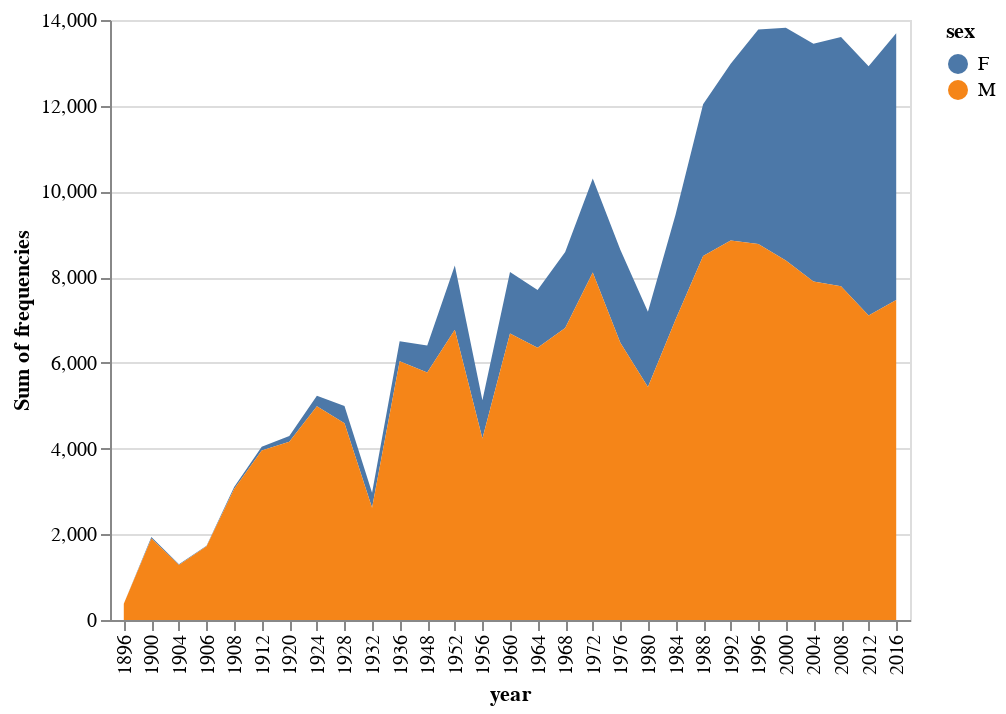

The notebook cell saved with this chart:
### Code cell
alt.Chart(female_dcast_tidy_df).mark_area().encode(
    x="year:N",
    y="sum(frequencies):Q",
    color="sex:N",
    tooltip=['year','female_percent:Q']
)

### Figure 1 — Vega-Lite specification as saved in the notebook (floating-point values rounded to 4 significant figures)
{"$schema": "https://vega.github.io/schema/vega-lite/v3.4.0.json", "config": {"mark": {"tooltip": null}, "view": {"height": 300, "width": 400}}, "data": {"name": "data-cf9ace0ae9bfdb6b38a0ded76d58288d"}, "datasets": {"data-cf9ace0ae9bfdb6b38a0ded76d58288d": [{"all": 380, "f_prct": 0, "female_percent": 0, "frequencies": 0, "sex": "F", "year": 1896}, {"all": 1936, "f_prct": 0.01705, "female_percent": 1.7, "frequencies": 33, "sex": "F", "year": 1900}, {"all": 1301, "f_prct": 0.0123, "female_percent": 1.2, "frequencies": 16, "sex": "F", "year": 1904}, {"all": 1733, "f_prct": 0.006347, "female_percent": 0.6, "frequencies": 11, "sex": "F", "year": 1906}, {"all": 3101, "f_prct": 0.01516, "female_percent": 1.5, "frequencies": 47, "sex": "F", "year": 1908}, {"all": 4040, "f_prct": 0.02153, "female_percent": 2.2, "frequencies": 87, "sex": "F", "year": 1912}, {"all": 4292, "f_prct": 0.03122, "female_percent": 3.1, "frequencies": 134, "sex": "F", "year": 1920}, {"all": 5233, "f_prct": 0.04663, "female_percent": 4.7, "frequencies": 244, "sex": "F", "year": 1924}, {"all": 4992, "f_prct": 0.08093, "female_percent": 8.1, "frequencies": 404, "sex": "F", "year": 1928}, {"all": 2969, "f_prct": 0.1169, "female_percent": 11.7, "frequencies": 347, "sex": "F", "year": 1932}, {"all": 6506, "f_prct": 0.07193, "female_percent": 7.2, "frequencies": 468, "sex": "F", "year": 1936}, {"all": 6405, "f_prct": 0.09805, "female_percent": 9.8, "frequencies": 628, "sex": "F", "year": 1948}, {"all": 8270, "f_prct": 0.181, "female_percent": 18.1, "frequencies": 1497, "sex": "F", "year": 1952}, {"all": 5127, "f_prct": 0.1742, "female_percent": 17.4, "frequencies": 893, "sex": "F", "year": 1956}, {"all": 8119, "f_prct": 0.1767, "female_percent": 17.7, "frequencies": 1435, "sex": "F", "year": 1960}, {"all": 7702, "f_prct": 0.175, "female_percent": 17.5, "frequencies": 1348, "sex": "F", "year": 1964}, {"all": 8588, "f_prct": 0.2069, "female_percent": 20.7, "frequencies": 1777, "sex": "F", "year": 1968}, {"all": 10304, "f_prct": 0.2128, "female_percent": 21.3, "frequencies": 2193, "sex": "F", "year": 1972}, {"all": 8641, "f_prct": 0.2514, "female_percent": 25.1, "frequencies": 2172, "sex": "F", "year": 1976}, {"all": 7191, "f_prct": 0.2442, "female_percent": 24.4, "frequencies": 1756, "sex": "F", "year": 1980}, {"all": 9454, "f_prct": 0.2588, "female_percent": 25.9, "frequencies": 2447, "sex": "F", "year": 1984}, {"all": 12037, "f_prct": 0.2943, "female_percent": 29.4, "frequencies": 3543, "sex": "F", "year": 1988}, {"all": 12977, "f_prct": 0.3178, "female_percent": 31.8, "frequencies": 4124, "sex": "F", "year": 1992}, {"all": 13780, "f_prct": 0.3634, "female_percent": 36.3, "frequencies": 5008, "sex": "F", "year": 1996}, {"all": 13821, "f_prct": 0.393, "female_percent": 39.3, "frequencies": 5431, "sex": "F", "year": 2000}, {"all": 13443, "f_prct": 0.4126, "female_percent": 41.3, "frequencies": 5546, "sex": "F", "year": 2004}, {"all": 13602, "f_prct": 0.4276, "female_percent": 42.8, "frequencies": 5816, "sex": "F", "year": 2008}, {"all": 12920, "f_prct": 0.4501, "female_percent": 45, "frequencies": 5815, "sex": "F", "year": 2012}, {"all": 13688, "f_prct": 0.4546, "female_percent": 45.5, "frequencies": 6223, "sex": "F", "year": 2016}, {"all": 380, "f_prct": 0, "female_percent": 0, "frequencies": 380, "sex": "M", "year": 1896}, {"all": 1936, "f_prct": 0.01705, "female_percent": 1.7, "frequencies": 1903, "sex": "M", "year": 1900}, {"all": 1301, "f_prct": 0.0123, "female_percent": 1.2, "frequencies": 1285, "sex": "M", "year": 1904}, {"all": 1733, "f_prct": 0.006347, "female_percent": 0.6, "frequencies": 1722, "sex": "M", "year": 1906}, {"all": 3101, "f_prct": 0.01516, "female_percent": 1.5, "frequencies": 3054, "sex": "M", "year": 1908}, {"all": 4040, "f_prct": 0.02153, "female_percent": 2.2, "frequencies": 3953, "sex": "M", "year": 1912}, {"all": 4292, "f_prct": 0.03122, "female_percent": 3.1, "frequencies": 4158, "sex": "M", "year": 1920}, {"all": 5233, "f_prct": 0.04663, "female_percent": 4.7, "frequencies": 4989, "sex": "M", "year": 1924}, {"all": 4992, "f_prct": 0.08093, "female_percent": 8.1, "frequencies": 4588, "sex": "M", "year": 1928}, {"all": 2969, "f_prct": 0.1169, "female_percent": 11.7, "frequencies": 2622, "sex": "M", "year": 1932}, {"all": 6506, "f_prct": 0.07193, "female_percent": 7.2, "frequencies": 6038, "sex": "M", "year": 1936}, {"all": 6405, "f_prct": 0.09805, "female_percent": 9.8, "frequencies": 5777, "sex": "M", "year": 1948}, {"all": 8270, "f_prct": 0.181, "female_percent": 18.1, "frequencies": 6773, "sex": "M", "year": 1952}, {"all": 5127, "f_prct": 0.1742, "female_percent": 17.4, "frequencies": 4234, "sex": "M", "year": 1956}, {"all": 8119, "f_prct": 0.1767, "female_percent": 17.7, "frequencies": 6684, "sex": "M", "year": 1960}, {"all": 7702, "f_prct": 0.175, "female_percent": 17.5, "frequencies": 6354, "sex": "M", "year": 1964}, {"all": 8588, "f_prct": 0.2069, "female_percent": 20.7, "frequencies": 6811, "sex": "M", "year": 1968}, {"all": 10304, "f_prct": 0.2128, "female_percent": 21.3, "frequencies": 8111, "sex": "M", "year": 1972}, {"all": 8641, "f_prct": 0.2514, "female_percent": 25.1, "frequencies": 6469, "sex": "M", "year": 1976}, {"all": 7191, "f_prct": 0.2442, "female_percent": 24.4, "frequencies": 5435, "sex": "M", "year": 1980}, {"all": 9454, "f_prct": 0.2588, "female_percent": 25.9, "frequencies": 7007, "sex": "M", "year": 1984}, {"all": 12037, "f_prct": 0.2943, "female_percent": 29.4, "frequencies": 8494, "sex": "M", "year": 1988}, {"all": 12977, "f_prct": 0.3178, "female_percent": 31.8, "frequencies": 8853, "sex": "M", "year": 1992}, {"all": 13780, "f_prct": 0.3634, "female_percent": 36.3, "frequencies": 8772, "sex": "M", "year": 1996}, {"all": 13821, "f_prct": 0.393, "female_percent": 39.3, "frequencies": 8390, "sex": "M", "year": 2000}, {"all": 13443, "f_prct": 0.4126, "female_percent": 41.3, "frequencies": 7897, "sex": "M", "year": 2004}, {"all": 13602, "f_prct": 0.4276, "female_percent": 42.8, "frequencies": 7786, "sex": "M", "year": 2008}, {"all": 12920, "f_prct": 0.4501, "female_percent": 45, "frequencies": 7105, "sex": "M", "year": 2012}, {"all": 13688, "f_prct": 0.4546, "female_percent": 45.5, "frequencies": 7465, "sex": "M", "year": 2016}]}, "encoding": {"color": {"field": "sex", "type": "nominal"}, "tooltip": [{"field": "year", "type": "quantitative"}, {"field": "female_percent", "type": "quantitative"}], "x": {"field": "year", "type": "nominal"}, "y": {"aggregate": "sum", "field": "frequencies", "type": "quantitative"}}, "mark": "area"}
